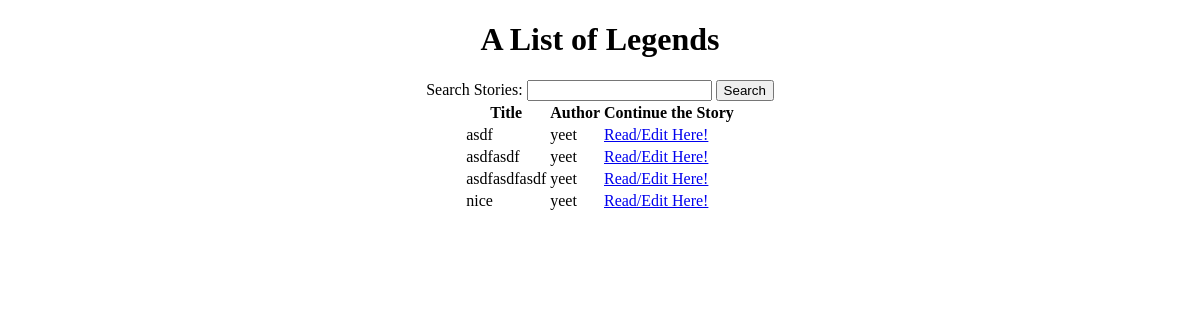
Before: /viewStory with the older database file.
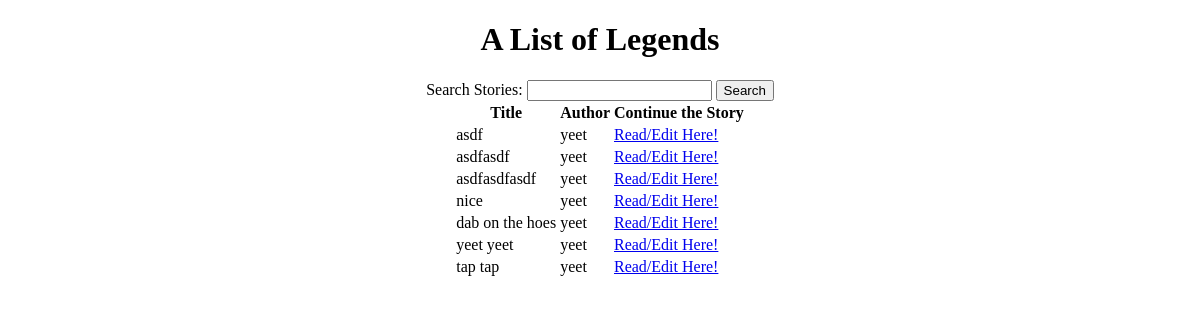
After: the same page with the newer database file.
### tables this page shows
CREATE TABLE stories(title TEXT, author TEXT, time TEXT, story TEXT);

### app.py (the view)
@app.route("/viewStory")
def viewStories():
    db = sqlite3.connect("mapp_site.db")
    c = db.cursor()
    c.execute("SELECT * FROM stories")
    fetch = c.fetchall()
    print(fetch)
    return render_template("allStories.html", stories = fetch)

### templates/allStories.html (shortened to what this page needs)
<!DOCTYPE html>
<html lang="en" dir="ltr">
  <head>
  </head>
  <body>
    {% block title %}
    <center><h1>A List of Legends</h1></center>
    {% endblock %}
    {% block searchBar %}
    <center>
    <form action="/viewStory" method="get">
    Search Stories: <input type="text" name="search"> <input type="submit" value="Search">
    </form>
    </center>
    {% endblock %}
    {% block stories %}
    <center>
    <table>
      <thead>
        <th>Title</th>
        <th>Author</th>
        <th>Continue the Story</th>
      </thead>
      {% for story in stories %}
        <tr>
          <td>{{story[0]}}</td>
          <td>{{story[1]}}</td>
          <td><a href="/readStory?title={{story[0]}}">Read/Edit Here!</a></td>
        </tr>
      {% endfor %}
    </table>
    </center>
    {% endblock %}
  </body>
</html>

Changed rows visible on the page:
added stories: title "dab on the hoes", author "yeet"
added stories: title "yeet yeet", author "yeet"
added stories: title "tap tap", author "yeet"
